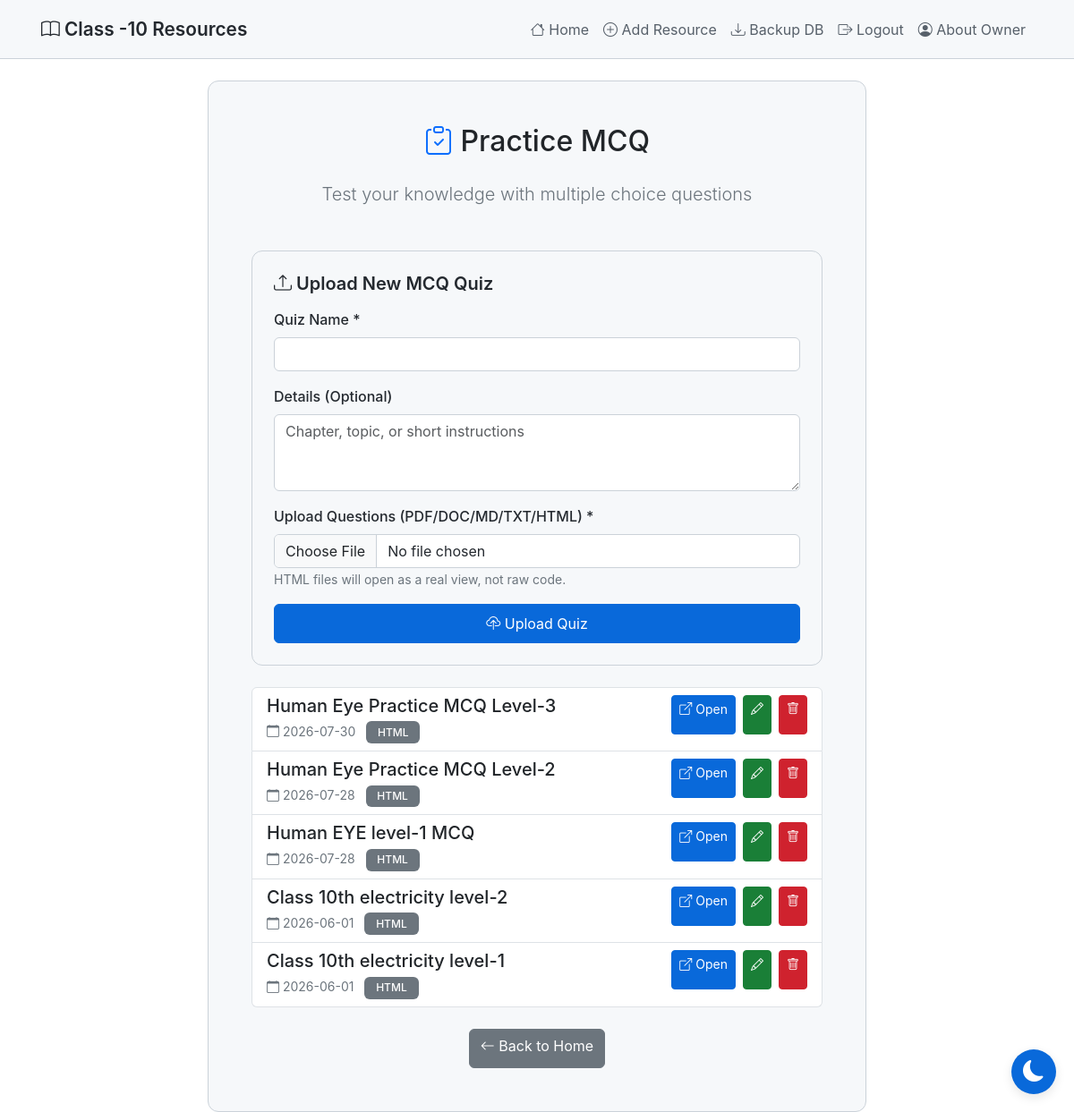
The page /practice-mcq (signed in) on the database its author committed.
### tables this page shows
CREATE TABLE mcq_quizzes
                 (id INTEGER PRIMARY KEY AUTOINCREMENT,
                  title TEXT NOT NULL,
                  details TEXT,
                  filename TEXT NOT NULL,
                  file_type TEXT NOT NULL,
                  created_at TIMESTAMP DEFAULT CURRENT_TIMESTAMP);

### app.py (the view)
@app.route('/practice-mcq')
def practice_mcq():
    conn = sqlite3.connect('database.db')
    conn.row_factory = sqlite3.Row
    c = conn.cursor()
    c.execute('SELECT * FROM mcq_quizzes ORDER BY created_at DESC')
    quizzes = c.fetchall()
    conn.close()
    is_admin = 'admin' in session
    return render_template('practice_mcq.html', quizzes=quizzes, is_admin=is_admin)

### templates/practice_mcq.html (shortened to what this page needs)
{% extends "base.html" %}
{% block content %}
<div class="row justify-content-center mt-4">
    <div class="col-md-10 col-lg-8">
        <div class="card">
            <div class="card-body p-5">
                <h2 class="text-center mb-4">
                    <i class="bi bi-clipboard-check text-primary"></i> Practice MCQ
                </h2>
                <div class="text-center mb-5">
                    <p class="lead text-secondary">Test your knowledge with multiple choice questions</p>
                </div>
                {% if is_admin %}
                <div class="card mb-4">
                    <div class="card-body">
                        <h5 class="card-title mb-3">
                            <i class="bi bi-upload"></i> Upload New MCQ Quiz
                        </h5>
                        <form method="POST" action="{{ url_for('add_mcq') }}" enctype="multipart/form-data">
                            <div class="mb-3">
                                <label for="title" class="form-label">Quiz Name *</label>
                                <input type="text" class="form-control" id="title" name="title" required>
                            </div>
                            <div class="mb-3">
                                <label for="details" class="form-label">Details (Optional)</label>
                                <textarea class="form-control" id="details" name="details" rows="3"
                                          placeholder="Chapter, topic, or short instructions"></textarea>
                            </div>
                            <div class="mb-3">
                                <label for="file" class="form-label">Upload Questions (PDF/DOC/MD/TXT/HTML) *</label>
                                <input type="file" class="form-control" id="file" name="file" accept=".pdf,.doc,.docx,.md,.txt,.html,.htm" required>
                                <small class="text-secondary">
                                    HTML files will open as a real view, not raw code.
                                </small>
                            </div>
                            <div class="d-grid">
                                <button type="submit" class="btn btn-primary">
                                    <i class="bi bi-cloud-upload"></i> Upload Quiz
                                </button>
                            </div>
                        </form>
                    </div>
                </div>
                {% endif %}
                {% if quizzes %}
                <div class="list-group">
                    {% for quiz in quizzes %}
                    <div class="list-group-item list-group-item-action">
                        <div class="d-flex justify-content-between align-items-start gap-3">
                            <div class="flex-grow-1">
                                <h5 class="mb-1">{{ quiz['title'] }}</h5>
                                <small class="text-secondary">
                                    <i class="bi bi-calendar"></i> {{ quiz['created_at'][:10] }}
                                </small>
                                <span class="badge bg-secondary ms-2 text-uppercase">{{ quiz['file_type'] }}</span>
                            </div>
                            <div class="d-flex align-items-center gap-2">
                                <a href="{{ url_for('view_mcq', id=quiz['id']) }}" class="btn btn-sm btn-primary" target="_blank">
                                    <i class="bi bi-box-arrow-up-right"></i> Open
                                </a>
                                {% if is_admin %}
                                <a href="{{ url_for('edit_mcq', id=quiz['id']) }}" class="btn btn-sm btn-success">
                                    <i class="bi bi-pencil"></i>
                                </a>
                                <a href="{{ url_for('delete_mcq', id=quiz['id']) }}" class="btn btn-sm btn-danger"
                                   onclick="return confirm('Delete this quiz?')">
                                    <i class="bi bi-trash"></i>
                                </a>
                                {% endif %}
                            </div>
                        </div>
                    </div>
                    {% endfor %}
                </div>
                {% else %}
                <div class="alert alert-info text-center">
                    <i class="bi bi-info-circle"></i>
                    <h5 class="mt-2">No MCQ quizzes yet!</h5>
                    <p class="mb-0">Check back soon for new practice sets.</p>
                </div>
                {% endif %}
                <div class="text-center mt-4">
                    <a href="{{ url_for('index') }}" class="btn btn-secondary">
                        <i class="bi bi-arrow-left"></i> Back to Home
                    </a>
                </div>
            </div>
        </div>
    </div>
</div>
{% endblock %}

### templates/base.html (style rules this page uses)
:root { --bg-primary: #ffffff; --bg-secondary: #f6f8fa; --bg-tertiary: #ffffff; --text-primary: #24292f; --text-secondary: #57606a; --border-color: #cbd2d9; --accent-color: #0969da; --success-color: #1a7f37; --danger-color: #cf222e; --shadow-color: rgba(0, 0, 0, 0.1); }
body { background-color: var(--bg-primary); color: var(--text-primary); font-family: -apple-system, BlinkMacSystemFont, 'Segoe UI', 'Noto Sans', Helvetica, Arial, sans-serif; min-height: 100vh; transition: background-color 0.3s ease, color 0.3s ease; }
* { transition: background-color 0.3s ease, color 0.3s ease, border-color 0.3s ease; }
.btn-primary { background-color: var(--accent-color); border-color: var(--accent-color); transition: all 0.3s ease; min-height: 44px; }
.btn { min-height: 44px; }
.btn-success { background-color: var(--success-color); border-color: var(--success-color); }
.btn-danger { background-color: var(--danger-color); border-color: var(--danger-color); }
.card { background-color: var(--bg-secondary); border: 1px solid var(--border-color); border-radius: 12px; transition: all 0.3s ease; overflow: hidden; }
.card-body { padding: 1.5rem; }
.card-title { color: var(--text-primary); font-weight: 600; margin-bottom: 0.75rem; }
.form-control, .form-select { background-color: var(--bg-tertiary); border: 1px solid var(--border-color); color: var(--text-primary); }
.form-label { color: var(--text-primary); font-weight: 500; }
.badge { padding: 0.4rem 0.8rem; border-radius: 6px; font-weight: 500; }

### rows shown on the page
mcq_quizzes: title "Human Eye Practice MCQ Level-3", created_at "2026-07-30", file_type "HTML"
mcq_quizzes: title "Human Eye Practice MCQ Level-2", created_at "2026-07-28", file_type "HTML"
mcq_quizzes: title "Human EYE level-1 MCQ", created_at "2026-07-28", file_type "HTML"
mcq_quizzes: title "Class 10th electricity level-2", created_at "2026-06-01", file_type "HTML"
mcq_quizzes: title "Class 10th electricity level-1", created_at "2026-06-01", file_type "HTML"
